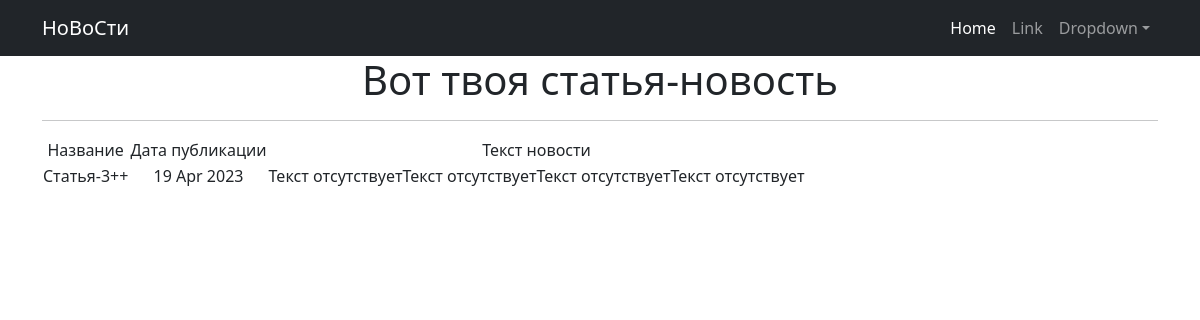
The app's page /post/17 with its own data.
### news_app/models.py (models this page shows, shortened)
class Post(models.Model):
    NEWS = 'NW'
    ARTICLE = 'AR'
    N_or_A = [(NEWS, 'Новость'), (ARTICLE, 'Статья')]
    author = models.ForeignKey('Author', on_delete=models.CASCADE)
    news_or_article = models.CharField(max_length=2, choices=N_or_A, default=NEWS)
    date_in = models.DateTimeField(auto_now_add=True)
    post_category = models.ManyToManyField(Category, through='PostCategory')
    title = models.CharField(max_length=128)
    text = models.TextField(default="Текст отсутствует")
    post_rating = models.SmallIntegerField(default=0)
    class Meta: # меняем в админке названия моделей на удобоваримый
        verbose_name = 'Пост'
        verbose_name_plural = 'Пост-ы'

### news_app/views.py (the view)
# urls.py: path('<int:pk>', NewsDetail.as_view(), name='news_detail'),
class NewsDetail(DetailView):
    model = Post
    template_name = 'new.html'
    context_object_name = 'new'

### news_app/templatetags/custom_filters.py (called while the page is built)
@register.filter()
def censor(text):
    text_list = text.split()
    censored_text_list = []
    for word in text_list:
        clean_word = ''.join(s for s in word if s not in string.punctuation)
        if clean_word.lower() in bad_words:
            censored_word = clean_word[0] + (len(clean_word) - 1) * '*'
            censored_text_list.append(word.replace(clean_word, censored_word))
        else:
            censored_text_list.append(word)
    return ' '.join(censored_text_list)

### templates/new.html (shortened to what this page needs)
<!DOCTYPE html>
{% extends 'flatpages/default.html' %}
{% load custom_filters %}
{% block content %}
   <h1>Вот твоя статья-новость</h1>
    <hr>
   {% if new %}
       <table>
           <tr>
               <td>Название</td>
               <td>Дата публикации</td>
               <td>Текст новости</td>
           </tr>
           <tr>
               <td>{{ new.title|censor }}</td>
               <td>{{ new.date_in|date:'d M Y' }}</td>
               <td>{{ new.text|censor }}</td>
           </tr>
       </table>
   {% else %}
       <h2>Новости нет!</h2>
   {% endif %}
{% endblock content %}

### records on screen
Post: title|censor "Статья-3++", date_in "19 Apr 2023", text|censor "Текст отсутствуетТекст отсутствуетТекст отсутствуетТекст отсутствует"
